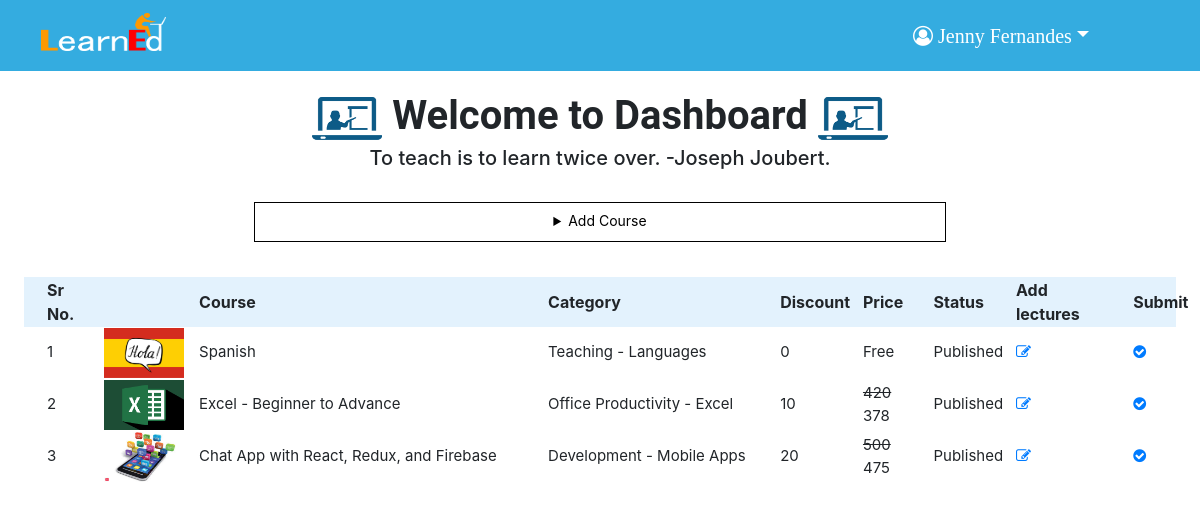
The page /teacher/ (signed in) on the database its author committed.
### tables this page shows
CREATE TABLE `course` (
  `CID` int(11) NOT NULL,
  `name` varchar(100) NOT NULL,
  `sub_cat_id` int(11) NOT NULL,
  `thumbnail` varchar(50) NOT NULL,
  `decription` text NOT NULL,
  `level` varchar(25) NOT NULL,
  `UID` int(11) NOT NULL,
  `price` varchar(60) NOT NULL,
  `discount` int(25) NOT NULL,
  `submitted` tinyint(4) NOT NULL DEFAULT 0,
  `approved` tinyint(4) NOT NULL DEFAULT 0,
  `date` timestamp NOT NULL DEFAULT current_timestamp()
);

CREATE TABLE `cat` (
  `cat_id` int(10) NOT NULL,
  `cat_name` text NOT NULL
);

CREATE TABLE `sub_cat` (
  `sub_cat_id` int(11) NOT NULL,
  `sub_cat_name` text NOT NULL,
  `cat_id` int(11) NOT NULL
);

### teacher/function.php (the view, shortened to what this page needs)
<?php
function view_course(){
		include("../admin/inc/db.php");
		$UID=$_SESSION["UID"];
		$get_cat=$con->prepare("select c.*,cat.cat_name, sc.sub_cat_name from course as c,cat, sub_cat as sc WHERE sc.cat_id=cat.cat_id AND c.sub_cat_id=sc.sub_cat_id and c.UID='$UID'");
		$get_cat->execute();
		$i=1;
		while ($row=$get_cat->fetch(PDO::FETCH_ASSOC)):
		echo"<tr>
				<td>".$i++."</td>
				<td><img class='thumbnail' src='../img/thumbnails/".$row['thumbnail']."'></td>
				<td>".$row['name']."</td>
				<td>".$row['cat_name']." - ".$row['sub_cat_name']."</td>
				<td>".$row['discount']."</td>
				<td>";
				if($row['discount']){
					echo "<strike>".$row['price']."</strike> ".(($row['price'])-(($row['price'])/($row['discount'])));
				}
				else{
				if(!$row['price']){ echo "Free";}
				else{ echo $row['price'];}}
				echo "</td>
				<td>";
				if ($row['submitted'] && $row['approved'] ) {
					echo "Published";
				}elseif($row['submitted']){
					echo "Pending";
				}else{
					echo "Not submitted";
				}
				echo "</td>
				<td><a href='addlec.php?id=".$row["CID"]."'><i class='fa fa-pencil-square-o' aria-hidden='true'></i></a></td>
				<td><a href='index.php?submit=".$row["CID"]."'><i class='fa fa-check-circle' aria-hidden='true'></i></a></td>
			 </tr>";
		endwhile;
	}
?>

### teacher/index.css (style rules this page uses)
#add table tr td { height: 30px; padding-left: 2%; box-sizing: border-box; font-size: 15px; }
.thumbnail { height: 50px; width: 80px; }

### rows shown on the page
course: thumbnail (picture), name "Spanish", cat.cat_name "Teaching", sub_cat.sub_cat_name "Languages", discount "0", price "Free", submitted "Published"
course: thumbnail (picture), name "Excel - Beginner to Advance", cat.cat_name "Office Productivity", sub_cat.sub_cat_name "Excel", discount "10", price "420", ($row['price'])-(($row['price'])/($row['discount'])) "378", submitted "Published"
course: thumbnail (picture), name "Chat App with React, Redux, and Firebase", cat.cat_name "Development", sub_cat.sub_cat_name "Mobile Apps", discount "20", price "500", ($row['price'])-(($row['price'])/($row['discount'])) "475", submitted "Published"

### other values the page prints
$_SESSION["fname"] "Jenny"
$_SESSION["lname"] "Fernandes"
